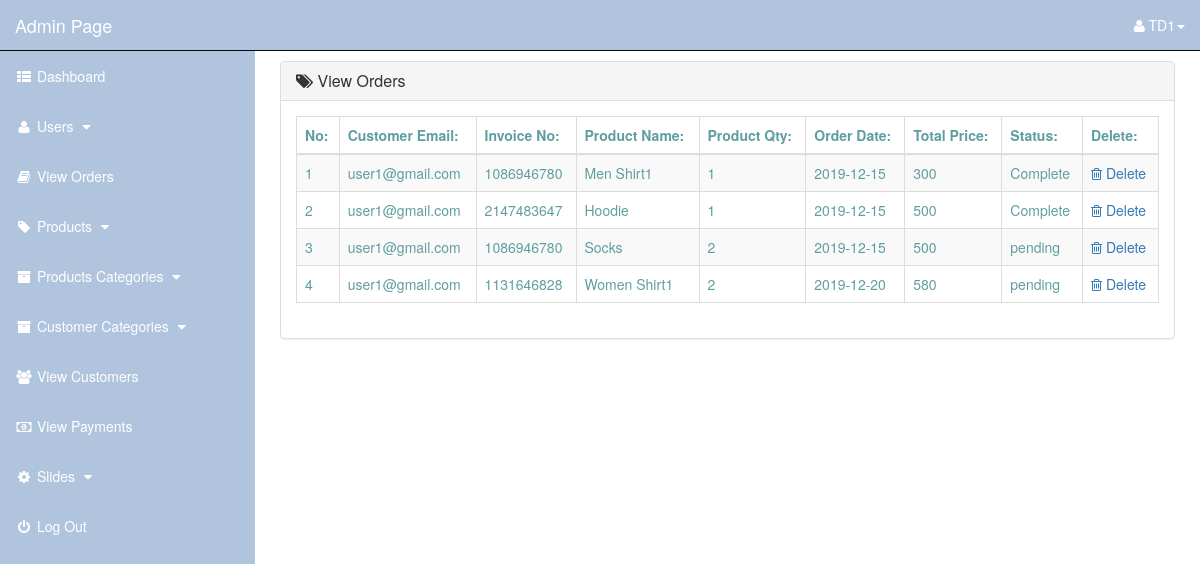
Screenshot of /admin_area/index.php?view_orders (signed in) with the database file from the repository.
### tables this page shows
CREATE TABLE `pending_orders` (
  `order_id` int(10) NOT NULL,
  `customer_id` int(10) NOT NULL,
  `invoice_no` int(10) NOT NULL,
  `product_id` text NOT NULL,
  `qty` int(10) NOT NULL,
  `order_status` text NOT NULL
);

CREATE TABLE `customers` (
  `customer_id` int(10) NOT NULL,
  `customer_name` varchar(255) NOT NULL,
  `customer_phone` varchar(255) NOT NULL,
  `customer_email` varchar(255) NOT NULL,
  `customer_address` text NOT NULL,
  `customer_city` text NOT NULL,
  `customer_country` text NOT NULL,
  `customer_pass` varchar(255) NOT NULL,
  `customer_ip` varchar(100) NOT NULL
);

CREATE TABLE `products` (
  `product_id` int(10) NOT NULL,
  `p_cat_id` int(10) NOT NULL,
  `cat_id` int(10) NOT NULL,
  `date` timestamp NOT NULL DEFAULT current_timestamp() ON UPDATE current_timestamp(),
  `product_title` text NOT NULL,
  `product_img1` text NOT NULL,
  `product_price` int(10) NOT NULL,
  `product_keywords` text NOT NULL,
  `product_desc` text NOT NULL
);

CREATE TABLE `customer_orders` (
  `order_id` int(10) NOT NULL,
  `customer_id` int(10) NOT NULL,
  `qty` int(10) NOT NULL,
  `order_date` date NOT NULL,
  `price` int(100) NOT NULL,
  `order_status` text NOT NULL,
  `invoice_no` int(100) NOT NULL
);

### admin_area/view_orders.php (the view)
<?php
    if(!isset($_SESSION['admin_email'])){
        echo "<script>window.open('login.php','_self')</script>";
    }else{
?>
<div class="row">
    <div class="col-lg-12">
    </div>
</div>
<div class="row">
    <div class="col-lg-12">
        <div class="panel panel-default">
            <div class="panel-heading">
               <h3 class="panel-title">
                   <i class="fa fa-tags"></i>  View Orders
               </h3>
            </div>
            <div class="panel-body">
                <div class="table-responsive">
                    <table class="table table-striped table-bordered table-hover">
                        <thead>
                            <tr>
                                <th> No: </th>
                                <th> Customer Email: </th>
                                <th> Invoice No: </th>
                                <th> Product Name: </th>
                                <th> Product Qty: </th>
                                <th> Order Date: </th>
                                <th> Total Price: </th>
                                <th> Status: </th>
                                <th> Delete: </th>
                            </tr>
                        </thead>
                        <tbody>
                            <?php
                                $i=0;
                                $get_orders = "select * from pending_orders";
                                $run_orders = mysqli_query($con,$get_orders);
                                while($row_order=mysqli_fetch_array($run_orders)){
                                    $order_id = $row_order['order_id'];
                                    $c_id = $row_order['customer_id'];
                                    $invoice_no = $row_order['invoice_no'];
                                    $product_id = $row_order['product_id'];
                                    $qty = $row_order['qty'];
                                    $order_status = $row_order['order_status'];
                                    $get_products = "select * from products where product_id='$product_id'";
                                    $run_products = mysqli_query($con,$get_products);
                                    $row_products = mysqli_fetch_array($run_products);
                                    $product_title = $row_products['product_title'];
                                    $get_customer = "select * from customers where customer_id='$c_id'";
                                    $run_customer = mysqli_query($con,$get_customer);
                                    $row_customer = mysqli_fetch_array($run_customer);
                                    $customer_email = $row_customer['customer_email'];
                                    $get_c_order = "select * from customer_orders where order_id='$order_id'";
                                    $run_c_order = mysqli_query($con,$get_c_order);
                                    $row_c_order = mysqli_fetch_array($run_c_order);
                                    $order_date = $row_c_order['order_date'];
                                    $order_price = $row_c_order['price'];
                                    $i++;
                            ?>
                            <tr>
                                <td> <?php echo $i; ?> </td>
                                <td> <?php echo $customer_email; ?> </td>
                                <td> <?php echo $invoice_no; ?></td>
                                <td> <?php echo $product_title; ?> </td>
                                <td> <?php echo $qty; ?></td>
                                <td> <?php echo $order_date; ?> </td>
                                <td> <?php echo $order_price; ?> </td>
                                <td>
                                    <?php
                                        if($order_status=='pending'){
                                            echo $order_status='pending';
                                        }else{
                                            echo $order_status='Complete';
                                        }
                                    ?>
                                </td>
                                <td>
                                     <a href="index.php?delete_order=<?php echo $order_id; ?>">
                                        <i class="fa fa-trash-o"></i> Delete
                                     </a>
                                </td>
                            </tr>
                            <?php } ?>
                        </tbody>
                    </table>
                </div>
            </div>
        </div>
    </div>
</div>
<?php } ?>

### admin_area/includes/sidebar.php (shortened to what this page needs)
<?php
    if(!isset($_SESSION['admin_email'])){
        echo "<script>window.open('../login.php','_self')</script>";
    }else{
?>
<nav class="navbar navbar-inverse navbar-fixed-top">
    <div class="navbar-header">
        <a href="index.php?dashboard" class="navbar-brand">Admin Page</a>
    </div>
    <ul class="nav navbar-right top-nav">
        <li class="dropdown">
            <a href="#" class="dropdown-toggle" data-toggle="dropdown">
                <i class="fa fa-user"></i></i> <?php echo $admin_name;  ?><b class="caret"></b>
            </a>
        </li>
    </ul>
    <div class="collapse navbar-collapse navbar-ex1-collapse">
        <ul class="nav navbar-nav side-nav">
            <li>
                <a href="index.php?dashboard">
                    <i class="fa fa-fw fa-th-list"></i> Dashboard
                </a>
            </li>
            <li>
                <a href="#" data-toggle="collapse" data-target="#users">
                    <i class="fa fa-fw fa-user "></i> Users
                    <i class="fa fa-fw fa-caret-down"></i>
                </a>
            </li>
            <li>
                <a href="index.php?view_orders">
                    <i class="fa fa-fw fa-book"></i> View Orders
                </a>
            </li>
            <li>
                <a href="#" data-toggle="collapse" data-target="#products">
                        <i class="fa fa-fw fa-tag"></i> Products
                        <i class="fa fa-fw fa-caret-down"></i>
                </a>
             </li>
            <li>
                <a href="#" data-toggle="collapse" data-target="#p_cat">
                        <i class="fa fa-fw fa-archive"></i> Products Categories
                        <i class="fa fa-fw fa-caret-down"></i>
                </a>
            </li>
            <li>
                <a href="#" data-toggle="collapse" data-target="#cat">
                        <i class="fa fa-fw fa-archive"></i> Customer Categories
                        <i class="fa fa-fw fa-caret-down"></i>
                </a>
            </li>
            <li>
                <a href="index.php?view_customers">
                    <i class="fa fa-fw fa-users"></i> View Customers
                </a>
            </li>
            <li>
                <a href="index.php?view_payments">
                    <i class="fa fa-fw fa-money"></i> View Payments
                </a>
            </li>
            <li>
                <a href="#" data-toggle="collapse" data-target="#slides">
                        <i class="fa fa-fw fa-gear"></i> Slides
                        <i class="fa fa-fw fa-caret-down"></i>
                </a>
            </li>
            <li>
                <a href="logout.php">
                    <i class="fa fa-fw fa-power-off"></i> Log Out
                </a>
            </li>
        </ul>
    </div>
</nav>
<?php } ?>

### admin_area/css/style.css (style rules this page uses)
.top-nav { 0 15px; }
.navbar { color: #ffffff !important; background-color: #B0C4DE; }
.navbar-header>a { color: #ffffff !important; }
.top-nav>li { float: left; display: inline-block; }
.top-nav>li>a { color: #ffffff !important; line-height: 20px; padding-top: 15px; padding-bottom: 15px; }
@media (min-width: 768px) { .side-nav { position: fixed; top: 51px; bottom: 0; width: 255px; overflow-y: auto; overflow-x: hidden; background-color: #B0C4DE; padding-bottom: 40px; border-radius: 0; } }
@media (min-width: 768px) { .side-nav>li>a { color: #ffffff; width: 255px; } }
.dropdown { margin-right: 15px; }
.side-nav>li>a { color: #ffffff !important; }

### rows the page displays
pending_orders: customer.customer_email "user1@gmail.com", invoice_no "1086946780", product.product_title "Men Shirt1", qty "1", customer_orders.order_date "2019-12-15", customer_orders.price "300"
pending_orders: customer.customer_email "user1@gmail.com", invoice_no "2147483647", product.product_title "Hoodie", qty "1", customer_orders.order_date "2019-12-15", customer_orders.price "500"
pending_orders: customer.customer_email "user1@gmail.com", invoice_no "1086946780", product.product_title "Socks", qty "2", customer_orders.order_date "2019-12-15", customer_orders.price "500"
pending_orders: customer.customer_email "user1@gmail.com", invoice_no "1131646828", product.product_title "Women Shirt1", qty "2", customer_orders.order_date "2019-12-20", customer_orders.price "580"

### other values shown
$admin_name "TD1"
